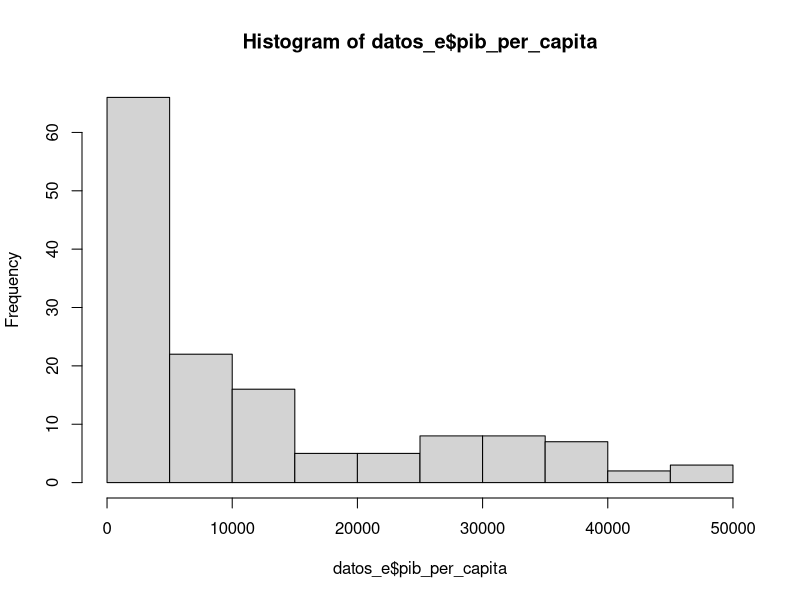
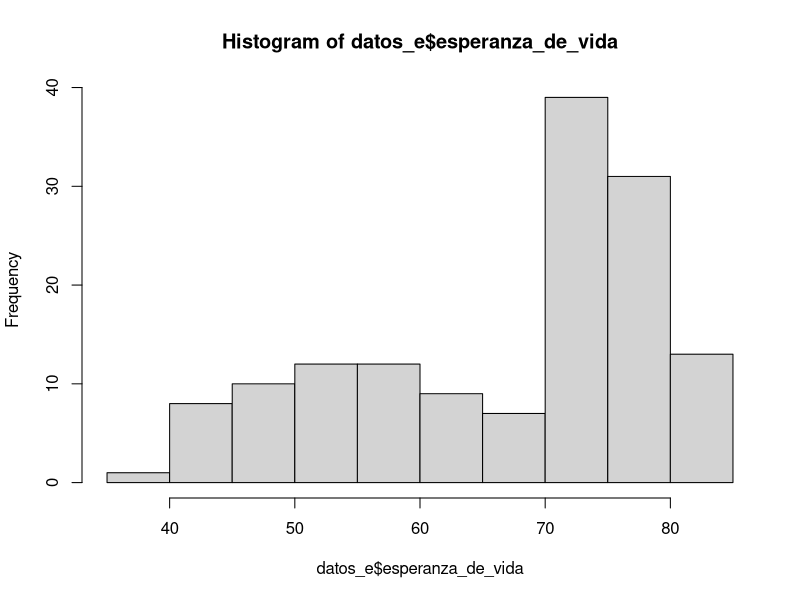
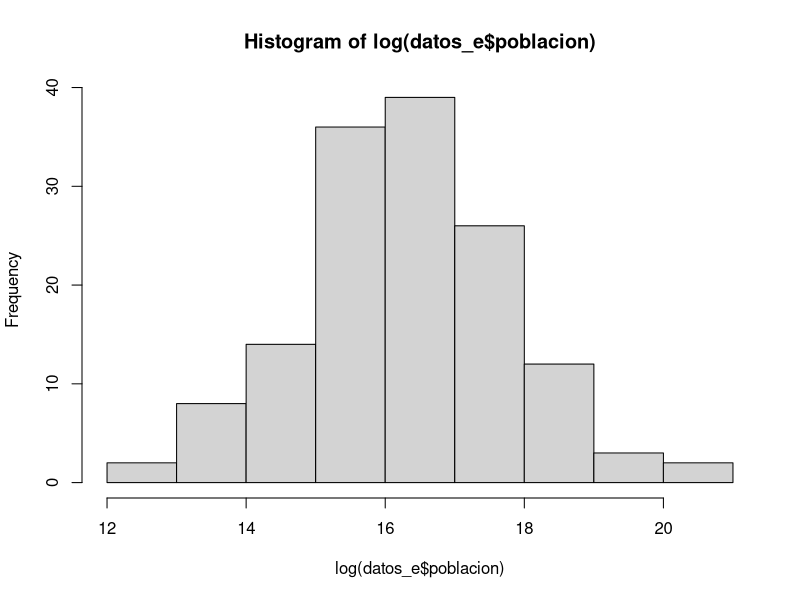

Source code (R) for these figures, in order:
# nombre del archivo a mandar por correo:
# nombre_apellido_inferencia_profesor.R
# ejemplo:
# juan_perez_inferencia_beltran.R

# No olvide ejecutar las líneas 6 y 11 antes de empezar el resto del trabajo
library(readxl)

# 1. Use la función read_excel para cargar los datos que se encuentran en el archivo excel 

misdatos <- read_excel("datos_e.xlsx")
datos_e <- misdatos


# 2. Para las variables "pib_per_capita" y "esperanza_de_vida" compute lo siguiente
# 2.1 la media cada una (4 pts)
# 2.2 la desviación estandar de cada una (4 pts)
# 2.3 la cantidad de observaciones (n) de cada una (4 pts)
mean(datos_e$pib_per_capita)
mean(datos_e$esperanza_de_vida)
sd(datos_e$pib_per_capita)
sd(datos_e$esperanza_de_vida)
pib_per_capita <- datos_e[,6]
esperanza_de_vida <- datos_e[,4]
# 3. Grafique los histogramas de estas tres variables:
# "pib_per_capita" (2 pto), "esperanza_de_vida" (2 pto) y el logaritmo natural de la variable "población" (4 pts).
# Puede usar cualquier función y paquete de R que grafique histogramas
hist(datos_e$pib_per_capita)
hist(datos_e$esperanza_de_vida)
hist(log(datos_e$poblacion))
